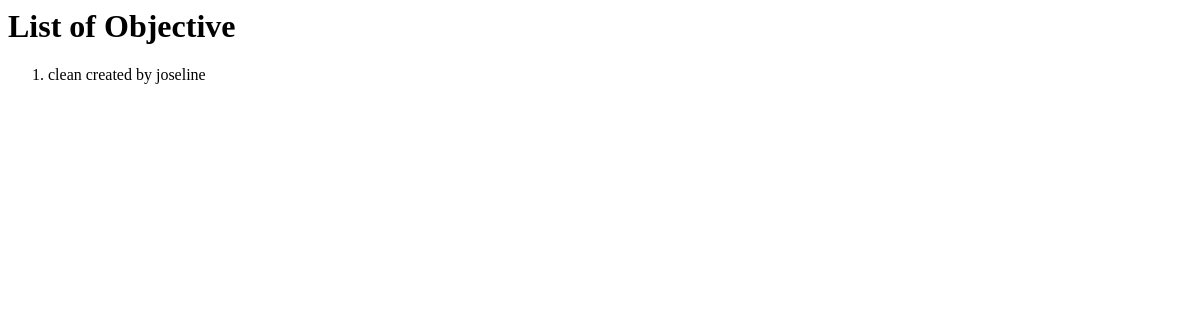
Before: / with the older database file.
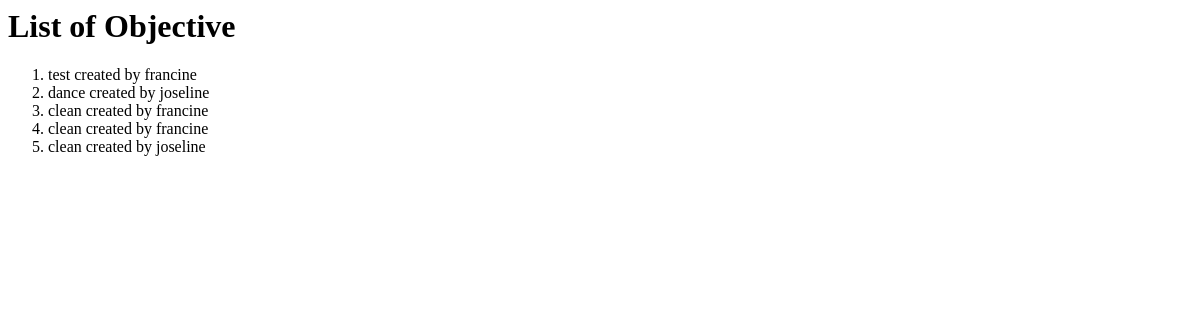
After: the same page with the newer database file.
### objective/models.py (models this page shows, shortened)
class Objective(models.Model):
    objective_id = models.AutoField(primary_key=True)
    assign_to = models.ManyToManyField(
        to=User, unique=False, related_name="assign_to")
    created_by = models.ForeignKey(
        User, on_delete=models.CASCADE, related_name="creator")
    associated_task = models.ManyToManyField(
        Task, related_name="associated_task")
    created_at = models.DateTimeField(auto_now_add=True)
    updated_at = models.DateTimeField(auto_now_add=True)
    evaluator = models.ForeignKey(
        User, related_name="evaluator", on_delete=models.CASCADE)
    repeat_date = models.DateTimeField(null=True, blank=True)
    action_phrase = models.CharField(max_length=300, null=False, blank=True)
    number = models.IntegerField(null=False)
    units = models.CharField(max_length=10)
    start_date = models.DateTimeField(null=False)
    end_date = models.DateTimeField(null=False)
    priority = models.CharField(choices=priorities, max_length=100)
    complexity = models.CharField(choices=complexities, max_length=100)
    objective_type = models.CharField(choices=objective_types, max_length=100)
    skills = models.ManyToManyField(
        Skill, related_name='objectives_skill', through="ObjectiveSkill")
    tools = models.ManyToManyField(
        Tool, related_name='objectives_tool', through="ObjectiveTool")
    dog = models.ManyToManyField(
        "DefinitionOfGood", related_name="definition_of_good")
    is_draft = models.BooleanField(default=False)
    repeat = models.BooleanField(default=False)
    class Meta:
        ordering = ['-created_at']

### objective/views.py (the view)
# urls.py: path('', views.list_objective, name='list_objective'),
def list_objective(request):
    objectives = Objective.objects.all()
    context = {'objectives': objectives}
    return render(request, 'objective/list_objective.html', context)

### templates/objective/list_objective.html
{% block content %}
<h1>List of Objective</h1>
<ol>
  {% for objective in objectives %}
  <li>{{ objective.action_phrase}} created by {{ objective.created_by}}</li>
  {% endfor %}
</ol>
{% endblock content %}

Changed rows visible on the page:
added Objective: action_phrase "test", created_by "francine"
added Objective: action_phrase "dance", created_by "joseline"
added Objective: action_phrase "clean", created_by "francine"
added Objective: action_phrase "clean", created_by "francine"
